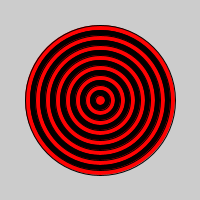
Frame 1 (no input)
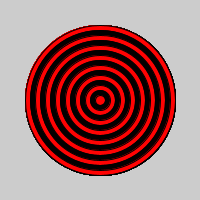
Frame 60 (the mouse pressed at the canvas centre just before this capture)
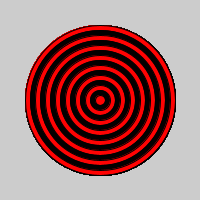
Frame 120 (the mouse held since frame 60 and released just before this capture)

The Processing sketch that drew these frames (run headless with seeded random() and noise(); from frame 60 on, the mouse is pressed at the canvas centre):

// Processing sketch: Bullseye
// ── Bullseye.pde
void setup(){
 size(200,200); 
}
void draw(){
  noFill();
 int x = 150;
 
for(int y=18;y>2;y--){
if (y%2==0){
fill(255,3,3);  
ellipse(100,100,x,x);
}
 else {
   fill(3,0,0); 
ellipse(100,100,x,x);
 }
 
  x-=10;
}

  }
